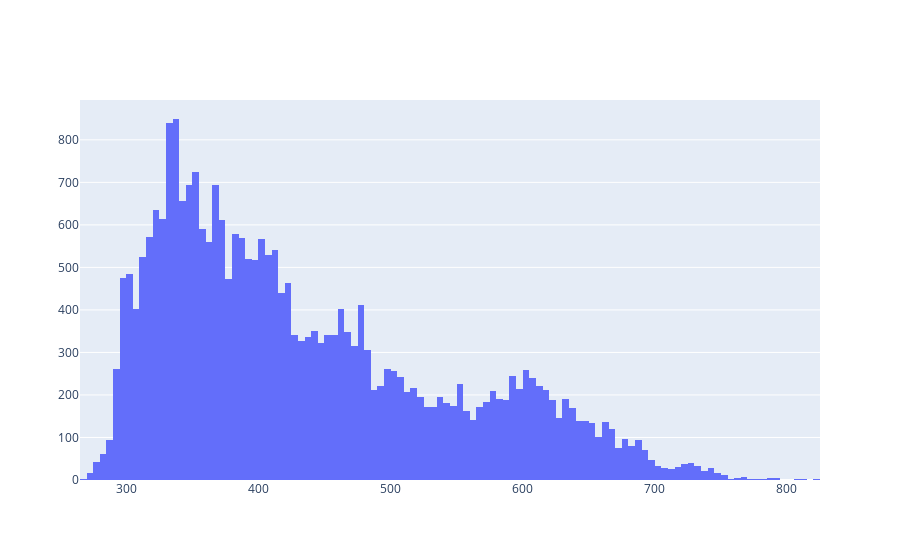

Source (notebook cell):
### Code cell
print(statistics.median(agg_df['swv']))
fig = make_subplots(rows=1, cols=1)

fig.add_trace(go.Histogram(x=agg_df.loc[:,'swv']) ,row=1, col=1)# 

fig.update_layout(showlegend=False)

### Figure 1 — Plotly figure (JSON) as saved in the notebook; plotly's stock layout.template omitted (floating-point values rounded to 4 significant figures; data arrays with more than 128 entries replaced by an {"elided": "..."} marker saying what was removed)
{"data": [{"type": "histogram", "x": {"elided": "28415 float values"}, "xaxis": "x", "yaxis": "y"}], "layout": {"showlegend": false, "xaxis": {"anchor": "y", "domain": [0, 1]}, "yaxis": {"anchor": "x", "domain": [0, 1]}}}
